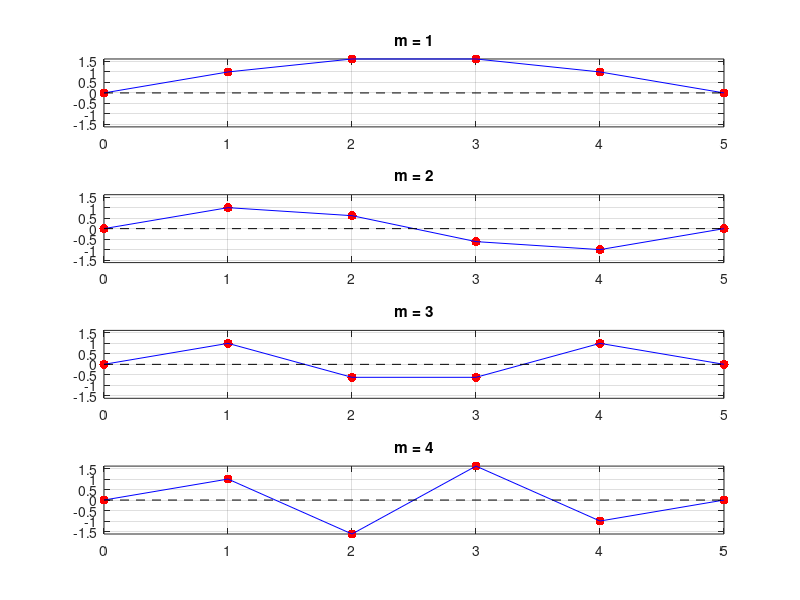

This figure's MATLAB source:
%% 6 masses = 6 DOF
clc
clear

% Input number of DOF
N = 4;

%% Part A Find normal modes of system (6 modes Freqs)
n = 2:1:N;
m = 1:1:N;
w = 2*sin(m*pi/(2*(N+1)))';

for a = 1:N
    disp(['m = ',num2str(m(a)),': ', num2str(w(a)),'wo']);
end

disp([' ']);

%% Part B Determine Amplitude Ratios an/a1
for a = 2:N
    name_old = ['a',num2str(a),'/a1'];
    name{a} = name_old;
end

% disp(name)

for a = 1:N
    num = sin((m(a).*pi./(N+1)).*n);
    den = sin((m(a).*pi./(N+1)).*1);
    an_a1(a,:) = num./den;
    disp(['m = ',num2str(m(a)),': ', num2str(an_a1(a,:))]);
end
an_a1_plot = [ones(1,N)',an_a1];

for a = 1:N
    mode_n = an_a1_plot(a,:);
    subplot(N,1,a); plot([0,m,N+1],[0,mode_n,0],'r.','MarkerSize', 20);hold on;
    subplot(N,1,a); plot([0,m,N+1],[0,mode_n,0],'b');
    subplot(N,1,a); plot([0,m,N+1],zeros(1,N+2),'--k');
    title(['m = ',num2str(a)]);
    grid on;
    xlim([0 N+1])
    ylim([min(min(an_a1_plot))  max(max(an_a1_plot))]);
end
